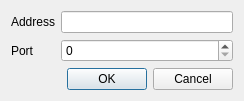
<?xml version="1.0" encoding="UTF-8"?>
<ui version="4.0">
 <class>ConnectDialog</class>
 <widget class="QDialog" name="ConnectDialog">
  <property name="geometry">
   <rect>
    <x>0</x>
    <y>0</y>
    <width>244</width>
    <height>101</height>
   </rect>
  </property>
  <property name="windowTitle">
   <string>Dialog</string>
  </property>
  <layout class="QVBoxLayout" name="verticalLayout_2">
   <item>
    <layout class="QVBoxLayout" name="verticalLayout">
     <item>
      <layout class="QFormLayout" name="formLayout">
       <item row="0" column="0">
        <widget class="QLabel" name="label">
         <property name="text">
          <string>Address</string>
         </property>
        </widget>
       </item>
       <item row="0" column="1">
        <widget class="QLineEdit" name="lineEdit"/>
       </item>
       <item row="1" column="0">
        <widget class="QLabel" name="label_2">
         <property name="text">
          <string>Port</string>
         </property>
        </widget>
       </item>
       <item row="1" column="1">
        <widget class="QSpinBox" name="spinBox"/>
       </item>
      </layout>
     </item>
     <item>
      <widget class="QDialogButtonBox" name="buttonBox">
       <property name="orientation">
        <enum>Qt::Horizontal</enum>
       </property>
       <property name="standardButtons">
        <set>QDialogButtonBox::Cancel|QDialogButtonBox::Ok</set>
       </property>
      </widget>
     </item>
    </layout>
   </item>
  </layout>
 </widget>
 <resources/>
 <connections>
  <connection>
   <sender>buttonBox</sender>
   <signal>accepted()</signal>
   <receiver>ConnectDialog</receiver>
   <slot>accept()</slot>
   <hints>
    <hint type="sourcelabel">
     <x>248</x>
     <y>254</y>
    </hint>
    <hint type="destinationlabel">
     <x>157</x>
     <y>274</y>
    </hint>
   </hints>
  </connection>
  <connection>
   <sender>buttonBox</sender>
   <signal>rejected()</signal>
   <receiver>ConnectDialog</receiver>
   <slot>reject()</slot>
   <hints>
    <hint type="sourcelabel">
     <x>316</x>
     <y>260</y>
    </hint>
    <hint type="destinationlabel">
     <x>286</x>
     <y>274</y>
    </hint>
   </hints>
  </connection>
 </connections>
</ui>
